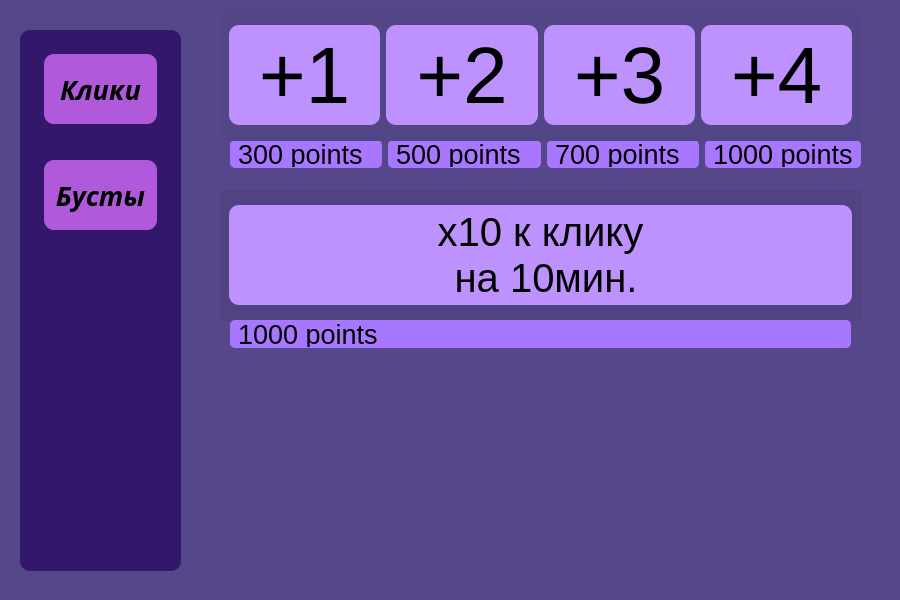
<?xml version="1.0" encoding="UTF-8"?>
<ui version="4.0">
 <class>MainWindow</class>
 <widget class="QMainWindow" name="MainWindow">
  <property name="geometry">
   <rect>
    <x>0</x>
    <y>0</y>
    <width>900</width>
    <height>600</height>
   </rect>
  </property>
  <property name="minimumSize">
   <size>
    <width>900</width>
    <height>600</height>
   </size>
  </property>
  <property name="maximumSize">
   <size>
    <width>900</width>
    <height>600</height>
   </size>
  </property>
  <property name="windowTitle">
   <string>MainWindow</string>
  </property>
  <property name="styleSheet">
   <string notr="true">background-color: rgb(85, 71, 137);</string>
  </property>
  <widget class="QWidget" name="centralwidget">
   <widget class="QFrame" name="frame_3">
    <property name="geometry">
     <rect>
      <x>220</x>
      <y>190</y>
      <width>641</width>
      <height>131</height>
     </rect>
    </property>
    <property name="styleSheet">
     <string notr="true">background-color: rgb(81, 67, 130);</string>
    </property>
    <layout class="QHBoxLayout" name="horizontalLayout_3">
     <item>
      <widget class="QPushButton" name="pushButton_7">
       <property name="minimumSize">
        <size>
         <width>0</width>
         <height>100</height>
        </size>
       </property>
       <property name="font">
        <font>
         <pointsize>30</pointsize>
        </font>
       </property>
       <property name="styleSheet">
        <string notr="true">background-color: rgb(189, 146, 255);
border-radius: 10px;</string>
       </property>
       <property name="text">
        <string>x10 к клику 
 на 10мин.</string>
       </property>
      </widget>
     </item>
    </layout>
   </widget>
   <widget class="QWidget" name="layoutWidget">
    <property name="geometry">
     <rect>
      <x>230</x>
      <y>320</y>
      <width>621</width>
      <height>28</height>
     </rect>
    </property>
    <layout class="QHBoxLayout" name="horizontalLayout_4">
     <item alignment="">
      <widget class="QLabel" name="label_8">
       <property name="font">
        <font>
         <pointsize>20</pointsize>
        </font>
       </property>
       <property name="styleSheet">
        <string notr="true">border-radius: 5px;
background-color: rgb(168, 119, 255);
padding: 1px;</string>
       </property>
       <property name="text">
        <string>1000 points</string>
       </property>
      </widget>
     </item>
    </layout>
   </widget>
   <widget class="QWidget" name="layoutWidget_2">
    <property name="geometry">
     <rect>
      <x>230</x>
      <y>140</y>
      <width>631</width>
      <height>28</height>
     </rect>
    </property>
    <layout class="QHBoxLayout" name="horizontalLayout_5">
     <item>
      <widget class="QLabel" name="label_9">
       <property name="font">
        <font>
         <pointsize>20</pointsize>
        </font>
       </property>
       <property name="styleSheet">
        <string notr="true">background-color: rgb(168, 119, 255);
border-radius: 5px;
padding: 1px;</string>
       </property>
       <property name="text">
        <string>300 points</string>
       </property>
      </widget>
     </item>
     <item>
      <widget class="QLabel" name="label_10">
       <property name="font">
        <font>
         <pointsize>20</pointsize>
        </font>
       </property>
       <property name="styleSheet">
        <string notr="true">background-color: rgb(168, 119, 255);
padding: 1px;
border-radius: 5px;
</string>
       </property>
       <property name="text">
        <string>500 points</string>
       </property>
      </widget>
     </item>
     <item>
      <widget class="QLabel" name="label_11">
       <property name="font">
        <font>
         <pointsize>20</pointsize>
        </font>
       </property>
       <property name="styleSheet">
        <string notr="true">background-color: rgb(168, 119, 255);
border-radius: 5px;
padding: 1px;
</string>
       </property>
       <property name="text">
        <string>700 points</string>
       </property>
      </widget>
     </item>
     <item>
      <widget class="QLabel" name="label_12">
       <property name="font">
        <font>
         <pointsize>20</pointsize>
        </font>
       </property>
       <property name="styleSheet">
        <string notr="true">border-radius: 5px;
background-color: rgb(168, 119, 255);
padding: 1px;</string>
       </property>
       <property name="text">
        <string>1000 points</string>
       </property>
      </widget>
     </item>
    </layout>
   </widget>
   <widget class="QFrame" name="frame">
    <property name="geometry">
     <rect>
      <x>20</x>
      <y>30</y>
      <width>161</width>
      <height>541</height>
     </rect>
    </property>
    <property name="styleSheet">
     <string notr="true">background-color:rgb(50, 23, 106);
border-radius: 10px;</string>
    </property>
    <layout class="QVBoxLayout" name="verticalLayout">
     <item>
      <widget class="QPushButton" name="pushButton_2">
       <property name="minimumSize">
        <size>
         <width>0</width>
         <height>100</height>
        </size>
       </property>
       <property name="font">
        <font>
         <family>Gill Sans</family>
         <pointsize>20</pointsize>
         <italic>true</italic>
         <bold>true</bold>
        </font>
       </property>
       <property name="styleSheet">
        <string notr="true">background-color: rgba(215, 111, 255, 194);
margin: 15px;</string>
       </property>
       <property name="text">
        <string>Клики</string>
       </property>
      </widget>
     </item>
     <item>
      <widget class="QPushButton" name="pushButton">
       <property name="minimumSize">
        <size>
         <width>0</width>
         <height>100</height>
        </size>
       </property>
       <property name="font">
        <font>
         <family>Gill Sans</family>
         <pointsize>20</pointsize>
         <italic>true</italic>
         <bold>true</bold>
        </font>
       </property>
       <property name="styleSheet">
        <string notr="true">background-color: rgba(215, 111, 255, 194);
margin: 15px;</string>
       </property>
       <property name="text">
        <string>Бусты</string>
       </property>
      </widget>
     </item>
     <item>
      <spacer name="verticalSpacer">
       <property name="orientation">
        <enum>Qt::Orientation::Vertical</enum>
       </property>
       <property name="sizeHint" stdset="0">
        <size>
         <width>20</width>
         <height>40</height>
        </size>
       </property>
      </spacer>
     </item>
    </layout>
   </widget>
   <widget class="QFrame" name="frame_2">
    <property name="geometry">
     <rect>
      <x>220</x>
      <y>10</y>
      <width>641</width>
      <height>131</height>
     </rect>
    </property>
    <property name="styleSheet">
     <string notr="true">background-color: rgb(83, 70, 134);</string>
    </property>
    <layout class="QHBoxLayout" name="horizontalLayout">
     <item>
      <widget class="QPushButton" name="pushButton_4">
       <property name="minimumSize">
        <size>
         <width>0</width>
         <height>100</height>
        </size>
       </property>
       <property name="font">
        <font>
         <pointsize>60</pointsize>
        </font>
       </property>
       <property name="styleSheet">
        <string notr="true">background-color: rgb(189, 146, 255);
border-radius: 10px;</string>
       </property>
       <property name="text">
        <string>+1</string>
       </property>
      </widget>
     </item>
     <item>
      <widget class="QPushButton" name="pushButton_3">
       <property name="minimumSize">
        <size>
         <width>0</width>
         <height>100</height>
        </size>
       </property>
       <property name="font">
        <font>
         <pointsize>60</pointsize>
        </font>
       </property>
       <property name="styleSheet">
        <string notr="true">border-radius: 10px;
background-color: rgb(189, 146, 255);</string>
       </property>
       <property name="text">
        <string>+2</string>
       </property>
      </widget>
     </item>
     <item>
      <widget class="QPushButton" name="pushButton_5">
       <property name="minimumSize">
        <size>
         <width>0</width>
         <height>100</height>
        </size>
       </property>
       <property name="font">
        <font>
         <pointsize>60</pointsize>
        </font>
       </property>
       <property name="styleSheet">
        <string notr="true">border-radius: 10px;
background-color: rgb(189, 146, 255);</string>
       </property>
       <property name="text">
        <string>+3</string>
       </property>
      </widget>
     </item>
     <item>
      <widget class="QPushButton" name="pushButton_6">
       <property name="minimumSize">
        <size>
         <width>0</width>
         <height>100</height>
        </size>
       </property>
       <property name="font">
        <font>
         <pointsize>60</pointsize>
        </font>
       </property>
       <property name="styleSheet">
        <string notr="true">border-radius: 10px;
background-color: rgb(189, 146, 255);</string>
       </property>
       <property name="text">
        <string>+4</string>
       </property>
      </widget>
     </item>
    </layout>
   </widget>
  </widget>
 </widget>
 <resources/>
 <connections/>
</ui>
